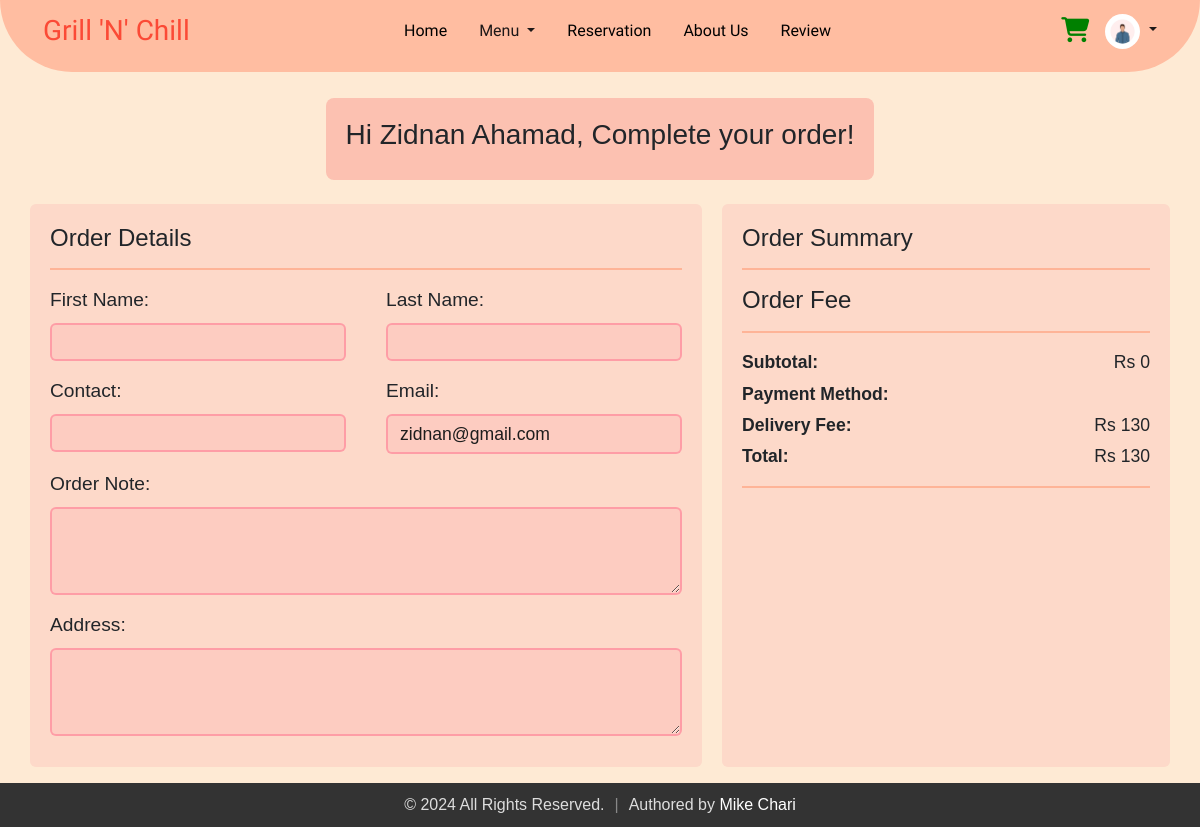
The page /order_review.php (signed in) on the database its author committed.
### tables this page shows
CREATE TABLE `users` (
  `email` varchar(255) NOT NULL,
  `firstName` varchar(255) NOT NULL,
  `lastName` varchar(255) NOT NULL,
  `contact` varchar(10) NOT NULL,
  `password` varchar(20) NOT NULL,
  `dateCreated` timestamp NOT NULL DEFAULT current_timestamp(),
  `profile_image` varchar(255) NOT NULL DEFAULT 'default.jpg'
);

### order_review.php (the view, shortened to what this page needs)
<?php
require 'db_connection.php';
$email = $_SESSION['email'];
$stmt = $conn->prepare('SELECT * FROM users WHERE email=?');
$stmt->bind_param('s', $email);
$stmt->execute();
$result = $stmt->get_result();
$user = $result->fetch_assoc();
$subtotal = 0;
$deliveryFee = ($_POST['payment_mode'] === 'Takeaway') ? 0 : 130;
$total = $subtotal + $deliveryFee;
?>
<!DOCTYPE html>
<html lang="en">
<head>
  <link rel='stylesheet' href='https://cdnjs.cloudflare.com/ajax/libs/twitter-bootstrap/4.5.2/css/bootstrap.min.css' />
  <link rel='stylesheet' href='https://cdnjs.cloudflare.com/ajax/libs/font-awesome/5.9.0/css/all.min.css' />
  <link href="https://stackpath.bootstrapcdn.com/bootstrap/5.3.0/css/bootstrap.min.css" rel="stylesheet">
  <link rel="stylesheet" href="https://cdnjs.cloudflare.com/ajax/libs/font-awesome/6.2.0/css/all.min.css" />
  <link rel="stylesheet" href="order_review.css">
</head>
<body>
  <?php include('nav-logged.php'); ?>
  <div class="title mt-2">
    <h3>Hi <?php echo $user['firstName'] . " " . $user['lastName']; ?>, Complete your order!</h3>
  </div>
  <div class=" main mt-4">
    <div class="order-fee">
      <h4>Order Details</h4>
      <hr>
      <form action="process_order.php" method="post">
        <div class="form-group row">
          <div class="col">
            <label for="firstName">First Name:</label>
            <input type="text" class="form-control" id="firstName" name="firstName" required>
          </div>
          <div class="col">
            <label for="lastName">Last Name:</label>
            <input type="text" class="form-control" id="lastName" name="lastName" required>
          </div>
        </div>
        <div class="form-group row">
          <div class="col">
            <label for="contact">Contact:</label>
            <input type="text" class="form-control" id="contact" name="contact" required>
          </div>
          <div class="col">
            <label for="email">Email:</label>
            <input type="email" class="form-control" id="email" name="email" value="<?= htmlspecialchars($email) ?>" readonly>
          </div>
        </div>
        <div class="form-group">
          <label for="order_note">Order Note:</label>
          <textarea class="form-control" id="order_note" name="order_note" rows="3"></textarea>
        </div>
        <div class="form-group">
          <label for="address">Address:</label>
          <textarea class="form-control" id="address" name="address" rows="3" required></textarea>
        </div>
    </div>
    <div class="order-summary">
      <h4>Order Summary</h4>
      <hr>
      <h4 class="mt-1 ">Order Fee</h4>
      <hr>
      <div class="summary-details">
        <div class="fee-details">
          <div><strong>Subtotal:</strong></div>
          <div>Rs <?= number_format($subtotal) ?></div>
        </div>
        <div class="fee-details">
          <div><strong>Payment Method:</strong></div>
        </div>
        <div class="fee-details">
          <div><strong>Delivery Fee:</strong></div>
          <div>Rs <?= number_format($deliveryFee) ?></div>
        </div>
        <div class="fee-details">
          <div><strong>Total:</strong></div>
          <div>Rs <?= number_format($total) ?></div>
        </div>
      </div>
      <hr>
    </div>
  </div>
</body>
</html>

### nav-logged.php (shortened to what this page needs)
<?php
include 'db_connection.php';
$useremail = isset($_SESSION['email']) ? $_SESSION['email'] : '';
function get_UserInfo($email)
{
  global $conn;
  $stmt = $conn->prepare("SELECT  profile_image FROM users WHERE email = ?");
  $stmt->bind_param("s", $email);
  $stmt->execute();
  $stmt->bind_result($profile_image);
  return [
    'profile_image' => $profile_image ?: 'default.jpg'
  ];
}
$userinfo = get_UserInfo($useremail);
?>
<!DOCTYPE html>
<html lang="en">
<head>
  <link href="https://cdn.jsdelivr.net/npm/bootstrap@5.3.3/dist/css/bootstrap.min.css" rel="stylesheet" />
  <link rel="stylesheet" href="https://cdnjs.cloudflare.com/ajax/libs/font-awesome/6.2.0/css/all.min.css" />
</head>
<body>
  <?php
  $current_page = basename($_SERVER['PHP_SELF']);
  ?>
  <div>
    <nav class="navbar navbar-expand-md fixed-top">
      <div class="container-fluid nav-container">
        <a class="navbar-brand me-auto logo" href="index.php">Grill 'N' Chill</a>
        <div class="offcanvas offcanvas-end" tabindex="-1" id="offcanvasNavbar" aria-labelledby="offcanvasNavbarLabel">
          <div class="offcanvas-body text-center">
            <ul class="navbar-nav justify-content-center flex-grow-1 pe-3">
              <li class="nav-item">
                <a class="nav-link mx-lg-2 <?php echo $current_page == 'index.php' ? 'active' : ''; ?>" aria-current="page" href="index.php">Home</a>
              </li>
              <li class="nav-item dropdown">
                <a class="nav-link dropdown-toggle mx-lg-2 <?php echo $current_page == 'menu.php' ? 'active' : ''; ?>" href="menu.php" role="button" aria-haspopup="true" aria-expanded="false">
                  Menu
                </a>
              </li>
              <li class="nav-item">
                <a class="nav-link mx-lg-2 <?php echo $current_page == 'index.php#Reservation' ? 'active' : ''; ?>" href="index.php#Reservation">Reservation</a>
              </li>
              <li class="nav-item">
                <a class="nav-link mx-lg-2 <?php echo $current_page == 'index.php#About-Us' ? 'active' : ''; ?>" href="index.php#About-Us">About Us</a>
              </li>
              <li class="nav-item">
                <a class="nav-link mx-lg-2 <?php echo $current_page == '#review' ? 'active' : ''; ?>" href="#review">Review</a>
              </li>
            </ul>
          </div>
        </div>
        <a class="nav-link cart <?php echo $current_page == 'cart.php' ? 'active' : ''; ?>" href="cart.php"><i class="fas fa-shopping-cart"></i>
          <span id="cart-item" class="badge badge-danger"></span></a>
        <li class="nav-item dropdown ms-3" style="list-style: none; ">
          <a href="#" class="dropdown-toggle" id="profileDropdown" data-toggle="dropdown" aria-haspopup="true" aria-expanded="false">
            <img src="uploads/<?php echo htmlspecialchars($userinfo['profile_image']); ?>" alt="Profile Picture" class="nav-profile">
          </a>
        </li>
      </div>
    </nav>
  </div>
</body>
</html>

### order_review.css (style rules this page uses)
* { margin: 0; padding: 0; }
body { padding-top: 90px; }
.title { display: flex; align-items: center; text-align: center; background-color: #fcc1b1; padding: 20px; border-radius: 8px; margin: 0 auto; max-width: fit-content; }
.main { display: flex; justify-content: space-between; gap: 20px; margin: 0 50px 30px 30px; margin-bottom: 60px; }
.order-summary, .order-fee { padding: 20px 20px 15px 20px; background: #fdd9c9; border-radius: 6px; }
.order-summary { flex: 0 0 40%; }
.order-fee { flex: 0 0 60%; }
.order-fee label { font-size: 1.2rem; }
.form-group.row { display: flex; flex-wrap: wrap; }
.form-group.row .col { flex: 1; margin-right: 1rem; }
.form-group.row .col:last-child { margin-right: 0; }
.fee-details { display: flex; justify-content: space-between; margin-bottom: 5px; font-size: 1.1rem; }
.fee-details strong { font-weight: 600; }
.main hr { border: 1px solid orangered; }
.order-fee input, .order-fee textarea { background-color: rgba(255, 99, 132, 0.1); border: 2px solid rgba(255, 99, 132, 0.5); color: #1d1d1d; font-size: 1rem; }
.order-fee input:read-only { background-color: rgba(255, 99, 132, 0.1); border: 2px solid rgba(255, 99, 132, 0.5); color: #1d1d1d; font-size: 1.1rem; cursor: not-allowed; }

### nav-logged.php (style rules this page uses)
* { margin: 0; padding: 0; }
body { background-color: #feead4; font-family: "Poppins", sans-serif; font-weight: 300; font-style: normal; }
a { color: white; text-decoration: none; }
.navbar-brand, .offcanvas-header { color: #fb4a36; font-family: "Chewy", system-ui; font-optical-sizing: auto; font-weight: 500; font-style: normal; font-size: 28px; }
.nav-container { margin-right: 30px; margin-left: 30px; padding-bottom: 15px; padding-right: 13px; padding-left: 13px; }
.nav-link { color: black; font-weight: 500; transition: 0.3s color ease; font-family: "Lexend", sans-serif; font-optical-sizing: auto; font-weight: 480; font-style: light; }
.dropdown-toggle { color: #1d1818; text-decoration: none; transition: color 0.3s ease; }
.navbar { border-bottom-left-radius: 80px; border-bottom-right-radius: 80px; padding: 5px 0px 0px 0px; background-color: #ffbda1; }
.cart { color: green; font-size: 25px; cursor: pointer; }
.nav-profile { width: 35px; height: 35px; border-radius: 50%; object-fit: cover; }
.offcanvas-body { background: #ffbda1; }

### rows shown on the page
users: profile_image (picture), firstName "Zidnan", lastName "Ahamad"

### other values the page prints
$subtotal "0"
$deliveryFee "130"
$total "130"
